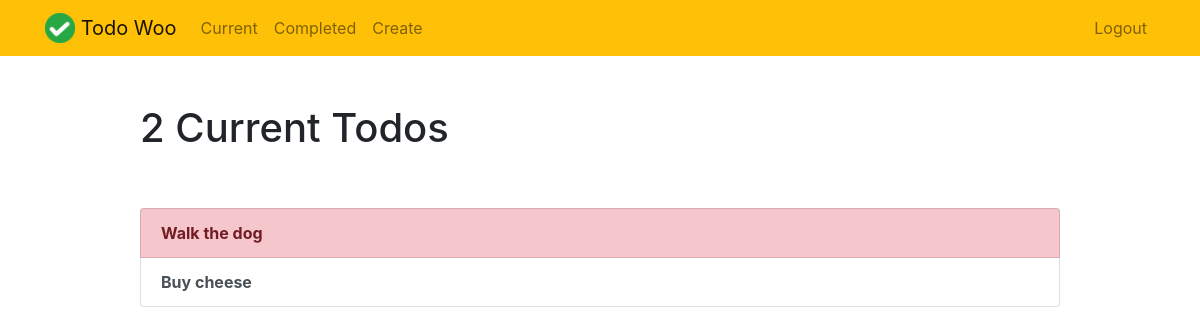
Before: /current/ (signed in) with the older database file.
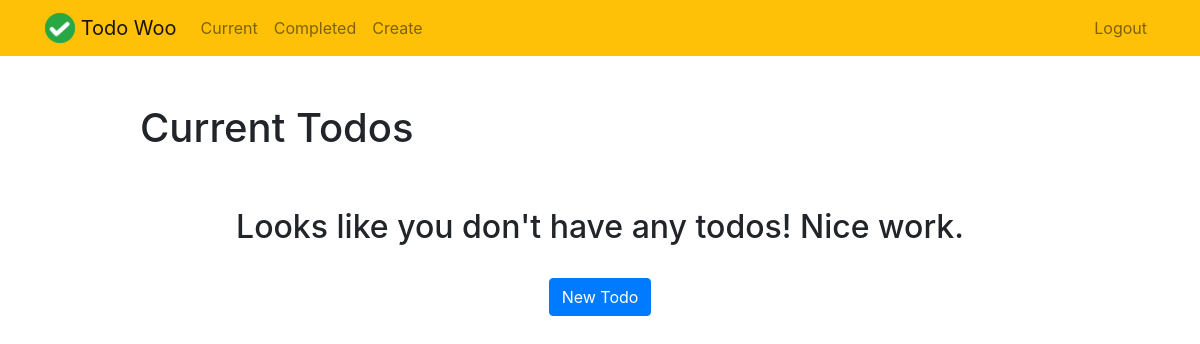
After: the same page with the newer database file.
### todo/models.py (models this page shows, shortened)
class Todo(models.Model):
    title = models.CharField(max_length=100)
    memo = models.TextField(blank=True)  # Don't have to fill out the memo
    created = models.DateTimeField(auto_now_add=True)
    datecompleted = models.DateTimeField(null=True, blank=True)
    important = models.BooleanField(default=False)
    user = models.ForeignKey(User, on_delete=models.CASCADE)

### todo/views.py (the view)
# urls.py: path('current/', views.currenttodos, name="currenttodos"),
@login_required
def currenttodos(request):
    todos = Todo.objects.filter(user=request.user, datecompleted__isnull=True)
    return render(request, 'todo/currenttodos.html', {'todos': todos})

### todo/templates/todo/currenttodos.html
{% extends "todo/base.html" %}
{% block content %}
    <div class="row justify-content-center mt-5">
        <div class="col-md-10">
            {% if todos %}
                 <h1>{{ todos.count }} Current Todo{{ todos.count|pluralize }}</h1>
            {% else %}
                           <h1>Current Todos</h1>
            {% endif %}
        </div>
    </div>
    <div class="row justify-content-center mt-5">
        <div class="col-md-10">
        {% if todos %}
            <div class="list-group">
                {% for todo in todos %}
                    <a href="{% url 'viewtodo' todo.id %}" class="list-group-item list-group-item-action{% if todo.important %} list-group-item-danger{% endif %}"><b>{{ todo.title }}</b>{% if todo.memo %} - {{ todo.memo|truncatechars:30 }}{% endif %}</a>
                {% endfor %}
            </div>
        {% else %}
            <div class="text-center">
                <h2>Looks like you don't have any todos! Nice work.</h2>
            <br>
            <a role="button" class="btn btn-primary" href="{% url 'createtodo' %}">New Todo</a>
            </div>
        {% endif %}
        </div>
    </div>
{% endblock %}

Changed rows visible on the page:
no longer on this page (row edited): Todo: title "Walk the dog", important True (drawn)
no longer on this page (row edited): Todo: title "Buy cheese", important False (drawn)
Other visible differences:
{{ todos.count }}: "2" → (not shown)
text no longer shown: "Current Todo"
text now shown: "Current Todos Looks like you don't have any todos! Nice work. New Todo"
